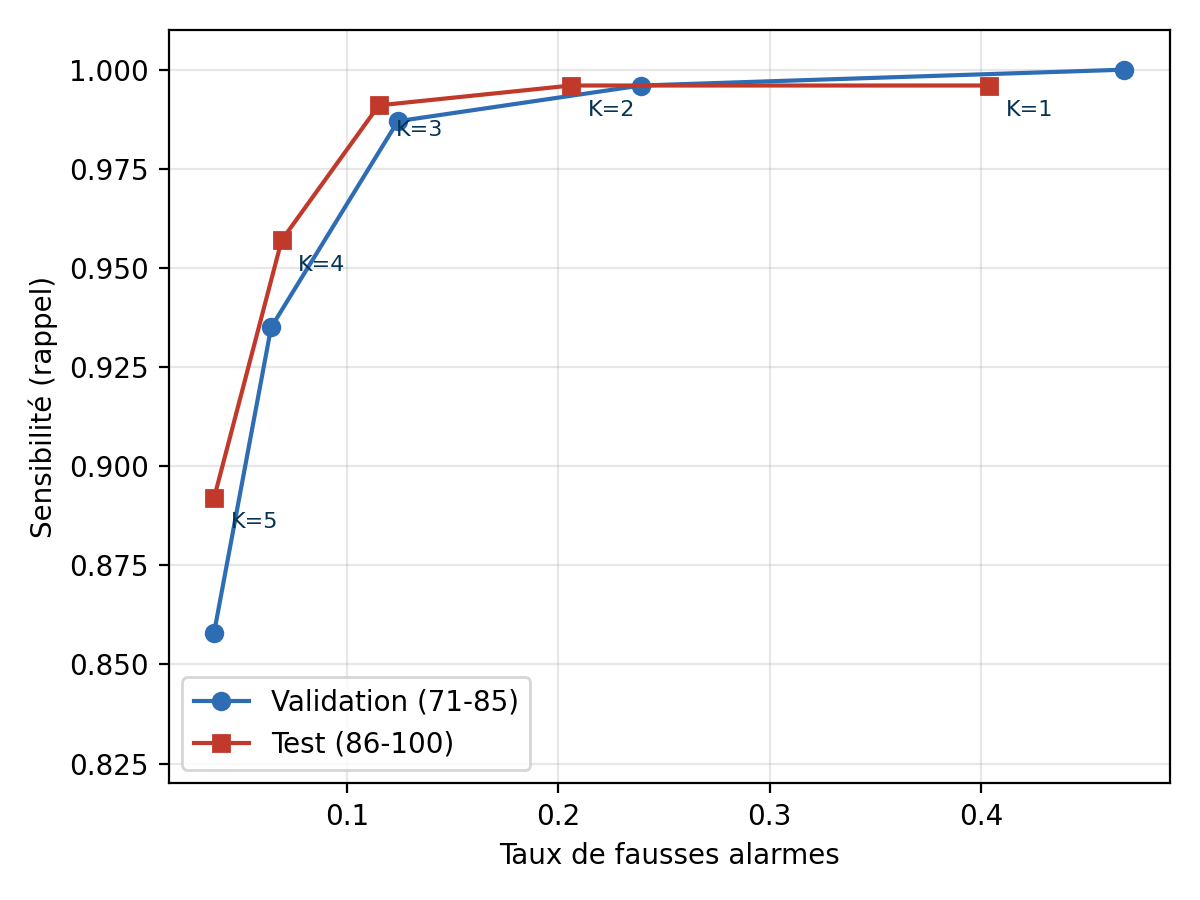

The script that saved this image:
import matplotlib; matplotlib.use("Agg"); import matplotlib.pyplot as plt
from pathlib import Path
plt.rcParams["pdf.fonttype"]=42; plt.rcParams["ps.fonttype"]=42
OUT=Path("/users/abdekess61/raouf/SResNet/reunion_finale")
K=[1,2,3,4,5]
val_fa=[0.468,0.239,0.124,0.064,0.037]; val_rec=[1.000,0.996,0.987,0.935,0.858]
test_fa=[0.404,0.206,0.115,0.069,0.037]; test_rec=[0.996,0.996,0.991,0.957,0.892]
MARINE="#043353"; RED="#C0392B"; BLUE="#2E6DB4"
fig,ax=plt.subplots(figsize=(6,4.5))
ax.plot(val_fa,val_rec,"o-",color=BLUE,label="Validation (71-85)")
ax.plot(test_fa,test_rec,"s-",color=RED,label="Test (86-100)")
for x,y,k in zip(test_fa,test_rec,K):
    ax.annotate(f"K={k}",(x,y),textcoords="offset points",xytext=(6,-11),fontsize=8,color=MARINE)
ax.set_xlabel("Taux de fausses alarmes"); ax.set_ylabel("Sensibilité (rappel)")
ax.set_ylim(0.82,1.01); ax.grid(alpha=0.3); ax.legend()
plt.tight_layout(); fig.savefig(OUT/"fig_chute_operating.pdf")
fig.savefig(OUT/"fig_chute_operating.png",dpi=200,facecolor="white"); print("OK fig_chute_operating")
